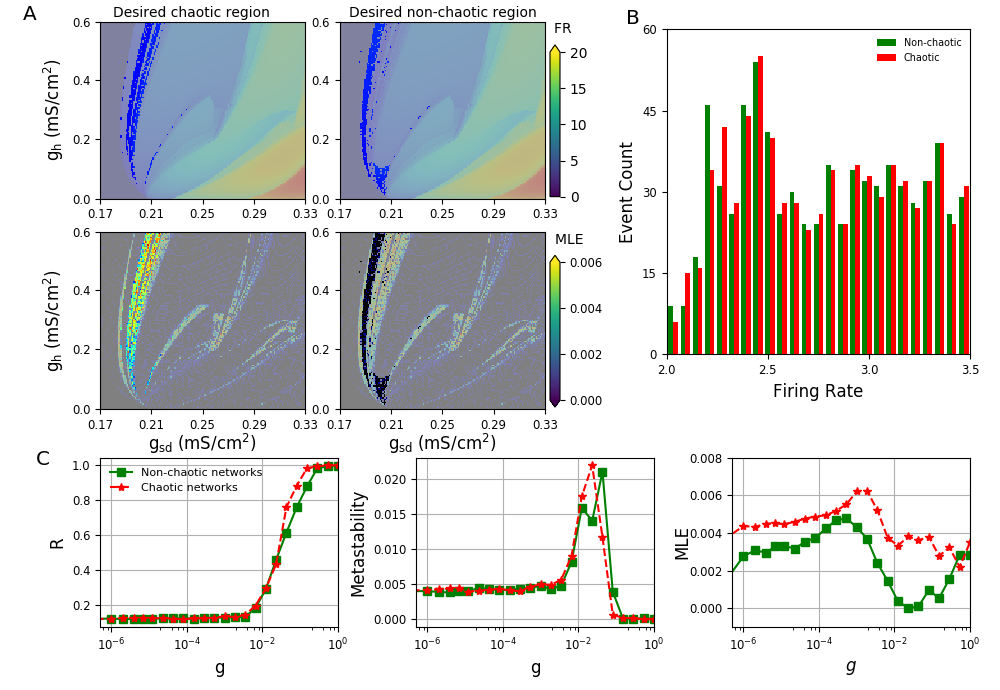

Write Python code to recreate this figure.
# -*- coding: utf-8 -*-
"""
Firing rate statistics
FIXED DISTRIBUTION OF gsd, gh

"""
import numpy as np
import matplotlib.pyplot as plt
import matplotlib.gridspec as gridspec
import matplotlib.colors as colors
import matplotlib

plt.rcParams['mathtext.sf'] = 'Arial'
plt.rcParams['font.family'] = 'sans-serif'
plt.rcParams['font.sans-serif'] = 'Arial'
plt.rc('xtick', labelsize='small')
plt.rc('ytick', labelsize='small')

#load the datatxt
Table=np.loadtxt("data/mleFR_finalTableghgsd.txt",skiprows=1,delimiter=',')
#load the order parameter data
chaor1= np.loadtxt('data/chaoticdata.txt',delimiter=',')
nonchaor1= np.loadtxt('data/nonchaoticdata.txt',delimiter=',')

chaos=np.loadtxt('data/Chaosghsd_node50_table.txt',delimiter=',')
nonchaos=np.loadtxt('data/Nonchghsd_node50_table.txt',delimiter=',')

chao_da1=chaor1[:,1:]
nonchao_da1=nonchaor1[:,1:]


# the mean value over the different seed
chaomean=np.mean(chao_da1,axis=1)
nonchaomean=np.mean(nonchao_da1,axis=1)

minFR=2
maxFR=3.5
upmle=0.001
lowmle=0.0001
sim=50

Lyap=Table[:,-1]
Freq=Table[:,2]
ghrange=np.array([np.min(Table[:,0]),np.max(Table[:,0])])
gsdrange=np.array([np.min(Table[:,1]),np.max(Table[:,1])])
ghN=len(np.unique(Table[:,0]))
gsdN=len(np.unique(Table[:,1]))
ratio=np.diff(gsdrange)/np.diff(ghrange)
Lyap2=np.reshape(Lyap,(ghN,gsdN))
Freq2=np.reshape(Freq,(ghN,gsdN))


extent = (gsdrange[0],gsdrange[1],ghrange[0],ghrange[1])

chaosTable=Table[(Table[:,2]>minFR)*(Table[:,2]<maxFR)*(Table[:,-1]>upmle)]
nonchaosTable=Table[(Table[:,2]>minFR)*(Table[:,2]<maxFR)*(Table[:,-1]<lowmle)]
nonchaosTable2=[]


for freq in chaosTable[:,2]:
    if freq in nonchaosTable[:,2]:
        indices=np.where(nonchaosTable[:,2]==freq)[0]
        nonchaosTable2.append(nonchaosTable[np.random.choice(np.where(nonchaosTable[:,2]==freq)[0],1)[0]])
    else:
        nonchaosTable2.append(nonchaosTable[np.abs(nonchaosTable[:,2]-freq).argmin()])


nonchaosTable2=np.array(nonchaosTable2)

chaosindex=np.random.choice(len(chaosTable),size=sim)
chaosvalues=chaosTable[chaosindex,0:2]

nonchaosindex=np.random.choice(len(nonchaosTable2),size=sim)
nonchaosvalues=nonchaosTable2[nonchaosindex,0:2]


chaosMask=0.5 * np.ones_like(Freq2) + 0.5* ((Freq2>minFR)*(Freq2<maxFR)*(Lyap2>upmle))
nonchaosMask=0.5 * np.ones_like(Freq2) + 0.5* ((Freq2>minFR)*(Freq2<maxFR)*(Lyap2<lowmle))


cmap=plt.get_cmap('jet')
FreqN=np.minimum(Freq2,20*np.ones_like(Freq2))/20
ImgFreq=cmap(FreqN)
ImgFreq2=ImgFreq*chaosMask[:,:,None]
ImgFreq3=ImgFreq*nonchaosMask[:,:,None]

LyapN=np.minimum(Lyap2,0.006*np.ones_like(Lyap2))/0.006
ImgLyap=cmap(LyapN)
ImgLyap2=ImgLyap*chaosMask[:,:,None]
ImgLyap3=ImgLyap*nonchaosMask[:,:,None]

aux = [ImgFreq, ImgFreq2,ImgFreq3,ImgLyap,ImgLyap2,ImgLyap3, extent, ratio]


cmap=plt.get_cmap('jet')
cmap.set_under('k',1)
norm=colors.Normalize(vmin=0,vmax=0.006)



lyap_min=0
lyap_max=0.006
fig = plt.figure(1,figsize=(10,6.9))
plt.clf()
gs = gridspec.GridSpec(80, 80,wspace=0.2,hspace=0.35)
#%%subplot 3 of choosing the firing rate for chaos
ax1=plt.subplot(gs[1:24,0:19])
im1=plt.imshow(aux[1],origin='lower', interpolation='none',vmin =0, vmax = 20, extent=aux[6],aspect='auto',cmap=cmap)
#plt.xlabel(r'$\mathsf{ g_{sd} \; (mS/cm^2)}$',labelpad=0.3,fontsize='large')
plt.ylabel(r'$\mathsf{ g_{h} \; (mS/cm^2)}$',fontsize='medium')
plt.xlim([0.17,0.33])
plt.ylim([0,0.595])
plt.xticks(np.linspace(0.17,0.33,5))
plt.yticks([0,0.2,0.4,0.595],['0.0','0.2','0.4','0.6'])
ax1.text(0.177,0.61,'Selected chaotic region',fontsize='medium')
#ax1.text(0.29,0.66,'FR = %s to %s'%(minFR,maxFR),fontsize='medium')
plt.text(0.11,0.6,'A',fontsize='x-large')
#
##%%subplots 2
ax2=plt.subplot(gs[1:24,22:41])
im2=plt.imshow(aux[2],origin='lower', interpolation='none',vmin =0, vmax = 20, extent=aux[6],aspect='auto',cmap=cmap)
#plt.xlabel(r'$\mathsf{ g_{sd} \; (mS/cm^2)}$',labelpad=0.3,fontsize='large')
#    plt.ylabel(r'$\mathsf{ g_{h} \; (mS/cm^2)}$',fontsize=15)
plt.xlim([0.17,0.33])
plt.ylim([0,0.595])
plt.xticks(np.linspace(0.17,0.33,5))
plt.yticks([0,0.2,0.4,0.595],['0.0','0.2','0.4','0.6'])
ax2.text(0.175,0.61,'Selected non-chaotic region',fontsize='medium')


#%%subplot of choosing distribution for chaos condition
ax3=plt.subplot(gs[28:51,0:19])
im3=plt.imshow(aux[4],origin='lower', interpolation='none',vmin =lyap_min, vmax = lyap_max,
               extent=aux[6],aspect='auto',cmap=cmap)
plt.xlabel(r'$\mathsf{ g_{sd} \; (mS/cm^2)}$',labelpad=0.3,fontsize='medium')
plt.ylabel(r'$\mathsf{ g_{h} \; (mS/cm^2)}$',fontsize='medium')
plt.xlim([0.17,0.33])
plt.ylim([0,0.595])
plt.xticks(np.linspace(0.17,0.33,5))
plt.yticks([0,0.2,0.4,0.595],['0.0','0.2','0.4','0.6'])
#ax3.text(0.22,0.62,'chaotic',fontsize='medium')
#plt.text(0.11,0.6,'(b)',fontsize='large')
#ax1.text(0.3,0.7,'FR = 3 to 4.5',fontsize='x-large')
#    cbar=plt.colorbar(extend='max',ticks=np.linspace(0,1.6,5), pad = 0.03)
#    cbar.set_label('Lyapunov  Exponent ',fontsize=15)

#%%subplot of choosing distibution for nonchaos
ax4=plt.subplot(gs[28:51,22:41])
im4=plt.imshow(aux[5],origin='lower', interpolation='none',vmin =lyap_min, vmax = lyap_max,
           extent=aux[6],aspect='auto',cmap=cmap)
plt.xlabel(r'$\mathsf{ g_{sd} \; (mS/cm^2)}$',labelpad=0.3,fontsize='medium')
#    plt.ylabel(r'$\mathsf{ g_{h} \; (mS/cm^2)}$',fontsize=15)
plt.xlim([0.17,0.33])
plt.ylim([0,0.595])
plt.xticks(np.linspace(0.17,0.33,5))
plt.yticks([0,0.2,0.4,0.595],['0.0','0.2','0.4','0.6'])
#ax4.text(0.21,0.62,'nonchaotic',fontsize='medium')


#%%subplots 6 of the same distribution of firing rate for chaos and nonchaos neural networks
labels=['Non-chaotic','Chaotic']
ax6=plt.subplot(gs[2:44,52:80])
plt.hist((nonchaosTable2[:,-2],chaosTable[:,-2]),bins=15,color=('g','r'),label=labels)
plt.legend(fontsize='x-small',frameon=False)
plt.xlabel('Firing Rate (spikes/s)',fontsize='medium')
plt.ylabel('Event Count',fontsize='medium')
plt.xlim([minFR,maxFR])
plt.yticks(np.linspace(0.0,100,5))
plt.xticks(np.linspace(minFR,maxFR,4))
plt.text(1.8,102,'B',fontsize='x-large')
#

#setting the colorbar for the Firing rate and MLE
cax1 = fig.add_axes([0.55, 0.715, 0.01, 0.22])
cbar1=fig.colorbar(im1, extend='max',cax=cax1)
#cbar1.set_label(' Firing Rate ',fontsize='medium')
cbar1.set_label(r'FR ',fontsize='medium',labelpad=-16, y=1.15, rotation=0)
cbar1.set_ticks(np.linspace(0,20,5))
##change the appearance of ticks anf tick labbel
cbar1.ax.tick_params(labelsize='medium')


cax2 = fig.add_axes([0.55, 0.41, 0.01, 0.22])
cbar2=fig.colorbar(im3, extend='both',cax=cax2)
cbar2.set_label(r'MLE ',fontsize='medium',labelpad=-23, y=1.15, rotation=0)
cbar2.set_ticks(np.linspace(0,0.006,4))
##change the appearance of ticks anf tick labbel
cbar2.ax.tick_params(labelsize='small')


ax7=plt.subplot(gs[57:79,0:22])
plt.plot(nonchaos[:,0][1],np.mean(nonchaos[:,1:6],axis=1)[1],'g-s',label='Non-chaotic networks ')
plt.plot(nonchaos[:,0][5:],np.mean(nonchaos[:,1:6],axis=1)[5:],'g-s')

plt.plot(chaos[:,0][1],np.mean(chaos[:,1:6],axis=1)[1],'r--*',label='Chaotic networks')
plt.plot(chaos[:,0][5:],np.mean(chaos[:,1:6],axis=1)[5:],'r--*')

plt.xscale('log')
plt.xlabel(r'g', fontsize = 'medium')
plt.ylabel(r'R', fontsize='medium')

locmaj = matplotlib.ticker.LogLocator(base=10.0, subs=(0.000001,1.0 ))
ax7.xaxis.set_major_locator(locmaj)
locmin = matplotlib.ticker.LogLocator(base=10.0, subs=(0.1,0.2,0.4,0.6,0.8,1,2,4,6,8,10 )) 
ax7.xaxis.set_minor_locator(locmin)
ax7.xaxis.set_minor_formatter(matplotlib.ticker.NullFormatter())

y1,y2=ax7.get_ylim()
ax7.bar(3e-6,0.5,3e-6,-0.01,color='white',lw=5,clip_on=False,zorder=5)
ax7.set_ylim((y1,y2))

ax7.set_xlim((5e-7,1.5))
ax7.set_xticks((1e-6,1e-5,1e-4,1e-3,1e-2,0.1,1))
ax7.set_xticklabels(("$0$","","$10^{-4}$","","$10^{-2}$","","$10^0$",))

t1=ax7.xaxis.get_major_ticks()[0]
t1.set_pad(5.5)

for t in ax7.xaxis.get_minor_ticks()[:27]:
    t.set_visible(False)
ax7.tick_params(labelsize=9)





ax8=plt.subplot(gs[57:79,29:51])
plt.plot(nonchaos[:,0][1],np.mean(nonchaos[:,11:16],axis=1)[1],'g-s')
plt.plot(nonchaos[:,0][5:],np.mean(nonchaos[:,11:16],axis=1)[5:],'g-s')

plt.plot(chaos[:,0][1],np.mean(chaos[:,11:16],axis=1)[1],'r--*')
plt.plot(chaos[:,0][5:],np.mean(chaos[:,11:16],axis=1)[5:],'r--*')

plt.xscale('log')
plt.xlabel(r'g', fontsize = 'medium')
plt.ylabel(u'Metastability', fontsize='medium')
plt.ylim([-0.0015,0.031])
plt.yticks(np.linspace(0,0.03,4))

locmaj = matplotlib.ticker.LogLocator(base=10.0, subs=(0.000001,1.0 ))
ax8.xaxis.set_major_locator(locmaj)
locmin = matplotlib.ticker.LogLocator(base=10.0, subs=(0.1,0.2,0.4,0.6,0.8,1,2,4,6,8,10 )) 
ax8.xaxis.set_minor_locator(locmin)
ax8.xaxis.set_minor_formatter(matplotlib.ticker.NullFormatter())

y1,y2=ax8.get_ylim()
ax8.bar(3e-6,0.11,3e-6,-0.1,color='white',lw=5,clip_on=False,zorder=5)
ax8.set_ylim((y1,y2))

ax8.set_xlim((5e-7,1.5))
ax8.set_xticks((1e-6,1e-5,1e-4,1e-3,1e-2,0.1,1))
ax8.set_xticklabels(("$0$","","$10^{-4}$","","$10^{-2}$","","$10^0$",))

t1=ax8.xaxis.get_major_ticks()[0]
t1.set_pad(5.5)

for t in ax8.xaxis.get_minor_ticks()[:27]:
    t.set_visible(False)
ax8.tick_params(labelsize=9)


ax9=plt.subplot(gs[57:79,58:80])
plt.plot(nonchaos[:,0][1],np.mean(nonchaos[:,6:11],axis=1)[1],'g-s')
plt.plot(nonchaos[:,0][5:],np.mean(nonchaos[:,6:11],axis=1)[5:],'g-s')

plt.plot(chaos[:,0][1],np.mean(chaos[:,6:11],axis=1)[1],'r--*')
plt.plot(chaos[:,0][5:],np.mean(chaos[:,6:11],axis=1)[5:],'r--*')

plt.xscale('log')
plt.ylim([-0.001,0.008])
plt.xlabel(r'g', fontsize = 'medium')
plt.ylabel(r'MLE',fontsize='medium')
plt.yticks([0,0.002,0.004,0.006,0.008],['0.000','0.002','0.004','0.006','0.008'])

locmaj = matplotlib.ticker.LogLocator(base=10.0, subs=(0.000001,1.0 ))
ax9.xaxis.set_major_locator(locmaj)
locmin = matplotlib.ticker.LogLocator(base=10.0, subs=(0.1,0.2,0.4,0.6,0.8,1,2,4,6,8,10 )) 
ax9.xaxis.set_minor_locator(locmin)
ax9.xaxis.set_minor_formatter(matplotlib.ticker.NullFormatter())

y1,y2=ax9.get_ylim()
ax9.bar(3e-6,0.1,3e-6,-0.1,color='white',lw=5,clip_on=False,zorder=5)
ax9.set_ylim((y1,y2))

ax9.set_xlim((5e-7,1.5))
ax9.set_xticks((1e-6,1e-5,1e-4,1e-3,1e-2,0.1,1))
ax9.set_xticklabels(("$0$","","$10^{-4}$","","$10^{-2}$","","$10^0$",))

t1=ax9.xaxis.get_major_ticks()[0]
t1.set_pad(5.5)

for t in ax9.xaxis.get_minor_ticks()[:27]:
    t.set_visible(False)
ax9.tick_params(labelsize=9)





#
fig.subplots_adjust(left=0.1,bottom=0.08,top=0.98,right=0.97)
plt.savefig('S1_Fig_ghgsdDis.png',dpi=300)
#S1_Fig_ghgsdDis
#
#
#
